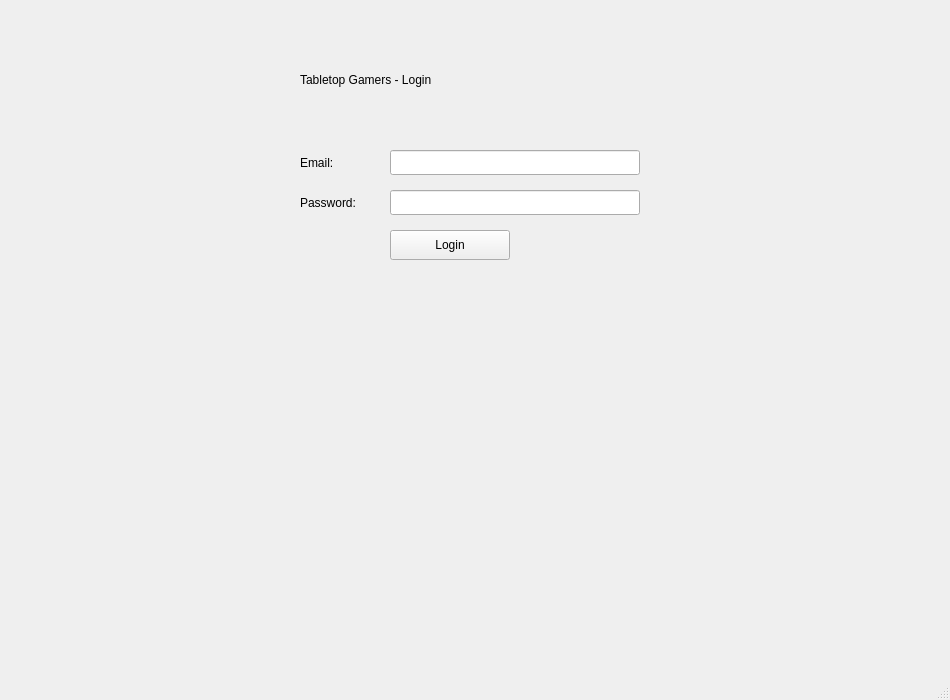
<?xml version="1.0" encoding="UTF-8"?>
<ui version="4.0">
 <class>MainWindow</class>
 <widget class="QMainWindow" name="MainWindow">
  <property name="geometry">
   <rect>
    <x>0</x>
    <y>0</y>
    <width>950</width>
    <height>700</height>
   </rect>
  </property>
  <property name="windowTitle">
   <string>Tabletop Gamers</string>
  </property>
  <widget class="QWidget" name="centralwidget">
   <widget class="QStackedWidget" name="stackedWidget">
    <property name="geometry">
     <rect>
      <x>0</x>
      <y>0</y>
      <width>950</width>
      <height>700</height>
     </rect>
    </property>
    <property name="currentIndex">
     <number>0</number>
    </property>

    <widget class="QWidget" name="login_page">
     <widget class="QLabel" name="title_lbl">
      <property name="geometry">
       <rect>
        <x>300</x>
        <y>60</y>
        <width>350</width>
        <height>40</height>
       </rect>
      </property>
      <property name="text">
       <string>Tabletop Gamers - Login</string>
      </property>
     </widget>
     <widget class="QLabel" name="email_lbl">
      <property name="geometry">
       <rect>
        <x>300</x>
        <y>150</y>
        <width>80</width>
        <height>25</height>
       </rect>
      </property>
      <property name="text">
       <string>Email:</string>
      </property>
     </widget>
     <widget class="QLineEdit" name="email_le">
      <property name="geometry">
       <rect>
        <x>390</x>
        <y>150</y>
        <width>250</width>
        <height>25</height>
       </rect>
      </property>
     </widget>
     <widget class="QLabel" name="password_lbl">
      <property name="geometry">
       <rect>
        <x>300</x>
        <y>190</y>
        <width>80</width>
        <height>25</height>
       </rect>
      </property>
      <property name="text">
       <string>Password:</string>
      </property>
     </widget>
     <widget class="QLineEdit" name="password_le">
      <property name="geometry">
       <rect>
        <x>390</x>
        <y>190</y>
        <width>250</width>
        <height>25</height>
       </rect>
      </property>
      <property name="echoMode">
       <enum>QLineEdit::EchoMode::Password</enum>
      </property>
     </widget>
     <widget class="QPushButton" name="login_btn">
      <property name="geometry">
       <rect>
        <x>390</x>
        <y>230</y>
        <width>120</width>
        <height>30</height>
       </rect>
      </property>
      <property name="text">
       <string>Login</string>
      </property>
     </widget>
     <widget class="QLabel" name="login_error_lbl">
      <property name="geometry">
       <rect>
        <x>300</x>
        <y>270</y>
        <width>340</width>
        <height>25</height>
       </rect>
      </property>
      <property name="styleSheet">
       <string>color: red;</string>
      </property>
      <property name="text">
       <string/>
      </property>
     </widget>
    </widget>

    <widget class="QWidget" name="main_page">
     <widget class="QLabel" name="welcome_lbl">
      <property name="geometry">
       <rect>
        <x>10</x>
        <y>5</y>
        <width>400</width>
        <height>25</height>
       </rect>
      </property>
      <property name="text">
       <string/>
      </property>
     </widget>
     <widget class="QPushButton" name="logout_btn">
      <property name="geometry">
       <rect>
        <x>850</x>
        <y>5</y>
        <width>90</width>
        <height>25</height>
       </rect>
      </property>
      <property name="text">
       <string>Logout</string>
      </property>
     </widget>

     <widget class="QTabWidget" name="tabWidget">
      <property name="geometry">
       <rect>
        <x>0</x>
        <y>35</y>
        <width>950</width>
        <height>665</height>
       </rect>
      </property>
      <property name="currentIndex">
       <number>0</number>
      </property>

      <widget class="QWidget" name="browse_tab">
       <attribute name="title">
        <string>Browse &amp; Search</string>
       </attribute>
       <widget class="QLineEdit" name="search_le">
        <property name="geometry">
         <rect>
          <x>10</x>
          <y>10</y>
          <width>200</width>
          <height>25</height>
         </rect>
        </property>
        <property name="placeholderText">
         <string>Search title...</string>
        </property>
       </widget>
       <widget class="QComboBox" name="category_cb">
        <property name="geometry">
         <rect>
          <x>220</x>
          <y>10</y>
          <width>150</width>
          <height>25</height>
         </rect>
        </property>
       </widget>
       <widget class="QSpinBox" name="players_sb">
        <property name="geometry">
         <rect>
          <x>380</x>
          <y>10</y>
          <width>110</width>
          <height>25</height>
         </rect>
        </property>
        <property name="specialValueText">
         <string>Players</string>
        </property>
        <property name="minimum">
         <number>0</number>
        </property>
        <property name="maximum">
         <number>30</number>
        </property>
       </widget>
       <widget class="QSpinBox" name="age_sb">
        <property name="geometry">
         <rect>
          <x>500</x>
          <y>10</y>
          <width>90</width>
          <height>25</height>
         </rect>
        </property>
        <property name="specialValueText">
         <string>Age</string>
        </property>
        <property name="minimum">
         <number>0</number>
        </property>
        <property name="maximum">
         <number>99</number>
        </property>
       </widget>
       <widget class="QCheckBox" name="available_only_cb">
        <property name="geometry">
         <rect>
          <x>600</x>
          <y>10</y>
          <width>130</width>
          <height>25</height>
         </rect>
        </property>
        <property name="text">
         <string>Available only</string>
        </property>
       </widget>
       <widget class="QPushButton" name="search_btn">
        <property name="geometry">
         <rect>
          <x>740</x>
          <y>10</y>
          <width>90</width>
          <height>25</height>
         </rect>
        </property>
        <property name="text">
         <string>Search</string>
        </property>
       </widget>
       <widget class="QTableWidget" name="catalogue_tb">
        <property name="geometry">
         <rect>
          <x>10</x>
          <y>45</y>
          <width>910</width>
          <height>480</height>
         </rect>
        </property>
        <property name="selectionMode">
         <enum>QAbstractItemView::SelectionMode::ExtendedSelection</enum>
        </property>
        <property name="selectionBehavior">
         <enum>QAbstractItemView::SelectionBehavior::SelectRows</enum>
        </property>
        <attribute name="horizontalHeaderStretchLastSection">
         <bool>false</bool>
        </attribute>
        <attribute name="verticalHeaderVisible">
         <bool>false</bool>
        </attribute>
        <column>
         <property name="text">
          <string>ID</string>
         </property>
        </column>
        <column>
         <property name="text">
          <string>Game</string>
         </property>
        </column>
        <column>
         <property name="text">
          <string>Category</string>
         </property>
        </column>
        <column>
         <property name="text">
          <string>Min Players</string>
         </property>
        </column>
        <column>
         <property name="text">
          <string>Max Players</string>
         </property>
        </column>
        <column>
         <property name="text">
          <string>Min Age</string>
         </property>
        </column>
        <column>
         <property name="text">
          <string>Status</string>
         </property>
        </column>
        <column>
         <property name="text">
          <string>On Hold</string>
         </property>
        </column>
       </widget>
       <widget class="QPushButton" name="borrow_btn">
        <property name="geometry">
         <rect>
          <x>10</x>
          <y>535</y>
          <width>140</width>
          <height>30</height>
         </rect>
        </property>
        <property name="text">
         <string>Borrow Selected</string>
        </property>
       </widget>
       <widget class="QPushButton" name="hold_btn">
        <property name="geometry">
         <rect>
          <x>160</x>
          <y>535</y>
          <width>140</width>
          <height>30</height>
         </rect>
        </property>
        <property name="text">
         <string>Toggle Hold</string>
        </property>
       </widget>
      </widget>

      <widget class="QWidget" name="loans_tab">
       <attribute name="title">
        <string>My Loans</string>
       </attribute>
       <widget class="QTableWidget" name="loans_tb">
        <property name="geometry">
         <rect>
          <x>10</x>
          <y>10</y>
          <width>910</width>
          <height>520</height>
         </rect>
        </property>
        <property name="selectionMode">
         <enum>QAbstractItemView::SelectionMode::ExtendedSelection</enum>
        </property>
        <property name="selectionBehavior">
         <enum>QAbstractItemView::SelectionBehavior::SelectRows</enum>
        </property>
        <attribute name="verticalHeaderVisible">
         <bool>false</bool>
        </attribute>
        <column>
         <property name="text">
          <string>ID</string>
         </property>
        </column>
        <column>
         <property name="text">
          <string>Game</string>
         </property>
        </column>
       </widget>
       <widget class="QPushButton" name="return_btn">
        <property name="geometry">
         <rect>
          <x>10</x>
          <y>540</y>
          <width>140</width>
          <height>30</height>
         </rect>
        </property>
        <property name="text">
         <string>Return Selected</string>
        </property>
       </widget>
      </widget>

      <widget class="QWidget" name="fees_tab">
       <attribute name="title">
        <string>My Fees</string>
       </attribute>
       <widget class="QTableWidget" name="fees_tb">
        <property name="geometry">
         <rect>
          <x>10</x>
          <y>10</y>
          <width>910</width>
          <height>570</height>
         </rect>
        </property>
        <attribute name="verticalHeaderVisible">
         <bool>false</bool>
        </attribute>
        <column>
         <property name="text">
          <string>Year</string>
         </property>
        </column>
        <column>
         <property name="text">
          <string>Paid</string>
         </property>
        </column>
       </widget>
      </widget>

      <widget class="QWidget" name="manage_games_tab">
       <attribute name="title">
        <string>Manage Games</string>
       </attribute>
       <widget class="QLabel" name="name_lbl">
        <property name="geometry">
         <rect>
          <x>10</x>
          <y>10</y>
          <width>80</width>
          <height>25</height>
         </rect>
        </property>
        <property name="text">
         <string>Name:</string>
        </property>
       </widget>
       <widget class="QLineEdit" name="name_le">
        <property name="geometry">
         <rect>
          <x>100</x>
          <y>10</y>
          <width>250</width>
          <height>25</height>
         </rect>
        </property>
       </widget>
       <widget class="QLabel" name="add_cat_lbl">
        <property name="geometry">
         <rect>
          <x>10</x>
          <y>45</y>
          <width>80</width>
          <height>25</height>
         </rect>
        </property>
        <property name="text">
         <string>Category:</string>
        </property>
       </widget>
       <widget class="QComboBox" name="add_cat_cb">
        <property name="geometry">
         <rect>
          <x>100</x>
          <y>45</y>
          <width>250</width>
          <height>25</height>
         </rect>
        </property>
       </widget>
       <widget class="QLabel" name="min_players_lbl">
        <property name="geometry">
         <rect>
          <x>10</x>
          <y>80</y>
          <width>90</width>
          <height>25</height>
         </rect>
        </property>
        <property name="text">
         <string>Min players:</string>
        </property>
       </widget>
       <widget class="QSpinBox" name="min_players_sb">
        <property name="geometry">
         <rect>
          <x>100</x>
          <y>80</y>
          <width>100</width>
          <height>25</height>
         </rect>
        </property>
        <property name="minimum">
         <number>1</number>
        </property>
        <property name="maximum">
         <number>30</number>
        </property>
       </widget>
       <widget class="QLabel" name="max_players_lbl">
        <property name="geometry">
         <rect>
          <x>10</x>
          <y>115</y>
          <width>90</width>
          <height>25</height>
         </rect>
        </property>
        <property name="text">
         <string>Max players:</string>
        </property>
       </widget>
       <widget class="QSpinBox" name="max_players_sb">
        <property name="geometry">
         <rect>
          <x>100</x>
          <y>115</y>
          <width>100</width>
          <height>25</height>
         </rect>
        </property>
        <property name="minimum">
         <number>1</number>
        </property>
        <property name="maximum">
         <number>30</number>
        </property>
       </widget>
       <widget class="QLabel" name="min_age_lbl">
        <property name="geometry">
         <rect>
          <x>10</x>
          <y>150</y>
          <width>90</width>
          <height>25</height>
         </rect>
        </property>
        <property name="text">
         <string>Min age:</string>
        </property>
       </widget>
       <widget class="QSpinBox" name="min_age_sb">
        <property name="geometry">
         <rect>
          <x>100</x>
          <y>150</y>
          <width>100</width>
          <height>25</height>
         </rect>
        </property>
        <property name="minimum">
         <number>0</number>
        </property>
        <property name="maximum">
         <number>99</number>
        </property>
       </widget>
       <widget class="QLabel" name="owner_lbl">
        <property name="geometry">
         <rect>
          <x>10</x>
          <y>185</y>
          <width>90</width>
          <height>25</height>
         </rect>
        </property>
        <property name="text">
         <string>Owner:</string>
        </property>
       </widget>
       <widget class="QComboBox" name="owner_cb">
        <property name="geometry">
         <rect>
          <x>100</x>
          <y>185</y>
          <width>250</width>
          <height>25</height>
         </rect>
        </property>
       </widget>
       <widget class="QPushButton" name="add_game_btn">
        <property name="geometry">
         <rect>
          <x>100</x>
          <y>220</y>
          <width>150</width>
          <height>30</height>
         </rect>
        </property>
        <property name="text">
         <string>Add Game</string>
        </property>
       </widget>
       <widget class="QTableWidget" name="admin_games_tb">
        <property name="geometry">
         <rect>
          <x>400</x>
          <y>10</y>
          <width>520</width>
          <height>400</height>
         </rect>
        </property>
        <attribute name="verticalHeaderVisible">
         <bool>false</bool>
        </attribute>
        <column>
         <property name="text">
          <string>ID</string>
         </property>
        </column>
        <column>
         <property name="text">
          <string>Game</string>
         </property>
        </column>
        <column>
         <property name="text">
          <string>Category</string>
         </property>
        </column>
        <column>
         <property name="text">
          <string>Status</string>
         </property>
        </column>
       </widget>
       <widget class="QCheckBox" name="remove_confirm_cb">
        <property name="geometry">
         <rect>
          <x>400</x>
          <y>415</y>
          <width>300</width>
          <height>25</height>
         </rect>
        </property>
        <property name="text">
         <string>Confirm removal even if on loan</string>
        </property>
       </widget>
       <widget class="QPushButton" name="remove_game_btn">
        <property name="geometry">
         <rect>
          <x>400</x>
          <y>445</y>
          <width>150</width>
          <height>30</height>
         </rect>
        </property>
        <property name="text">
         <string>Remove Selected</string>
        </property>
       </widget>
      </widget>

      <widget class="QWidget" name="manage_members_tab">
       <attribute name="title">
        <string>Manage Members</string>
       </attribute>
       <widget class="QLabel" name="reg_first_lbl">
        <property name="geometry">
         <rect>
          <x>10</x>
          <y>10</y>
          <width>80</width>
          <height>25</height>
         </rect>
        </property>
        <property name="text">
         <string>First name:</string>
        </property>
       </widget>
       <widget class="QLineEdit" name="reg_first_le">
        <property name="geometry">
         <rect>
          <x>100</x>
          <y>10</y>
          <width>200</width>
          <height>25</height>
         </rect>
        </property>
       </widget>
       <widget class="QLabel" name="reg_last_lbl">
        <property name="geometry">
         <rect>
          <x>10</x>
          <y>45</y>
          <width>80</width>
          <height>25</height>
         </rect>
        </property>
        <property name="text">
         <string>Last name:</string>
        </property>
       </widget>
       <widget class="QLineEdit" name="reg_last_le">
        <property name="geometry">
         <rect>
          <x>100</x>
          <y>45</y>
          <width>200</width>
          <height>25</height>
         </rect>
        </property>
       </widget>
       <widget class="QLabel" name="reg_email_lbl">
        <property name="geometry">
         <rect>
          <x>10</x>
          <y>80</y>
          <width>80</width>
          <height>25</height>
         </rect>
        </property>
        <property name="text">
         <string>Email:</string>
        </property>
       </widget>
       <widget class="QLineEdit" name="reg_email_le">
        <property name="geometry">
         <rect>
          <x>100</x>
          <y>80</y>
          <width>250</width>
          <height>25</height>
         </rect>
        </property>
       </widget>
       <widget class="QLabel" name="reg_password_lbl">
        <property name="geometry">
         <rect>
          <x>10</x>
          <y>115</y>
          <width>80</width>
          <height>25</height>
         </rect>
        </property>
        <property name="text">
         <string>Password:</string>
        </property>
       </widget>
       <widget class="QLineEdit" name="reg_password_le">
        <property name="geometry">
         <rect>
          <x>100</x>
          <y>115</y>
          <width>200</width>
          <height>25</height>
         </rect>
        </property>
        <property name="echoMode">
         <enum>QLineEdit::EchoMode::Password</enum>
        </property>
       </widget>
       <widget class="QLabel" name="reg_phone_lbl">
        <property name="geometry">
         <rect>
          <x>10</x>
          <y>150</y>
          <width>80</width>
          <height>25</height>
         </rect>
        </property>
        <property name="text">
         <string>Phone:</string>
        </property>
       </widget>
       <widget class="QLineEdit" name="reg_phone_le">
        <property name="geometry">
         <rect>
          <x>100</x>
          <y>150</y>
          <width>200</width>
          <height>25</height>
         </rect>
        </property>
       </widget>
       <widget class="QCheckBox" name="reg_admin_cb">
        <property name="geometry">
         <rect>
          <x>10</x>
          <y>185</y>
          <width>200</width>
          <height>25</height>
         </rect>
        </property>
        <property name="text">
         <string>Admin</string>
        </property>
       </widget>
       <widget class="QPushButton" name="register_btn">
        <property name="geometry">
         <rect>
          <x>10</x>
          <y>220</y>
          <width>150</width>
          <height>30</height>
         </rect>
        </property>
        <property name="text">
         <string>Register Member</string>
        </property>
       </widget>
       <widget class="QTableWidget" name="members_tb">
        <property name="geometry">
         <rect>
          <x>400</x>
          <y>10</y>
          <width>520</width>
          <height>500</height>
         </rect>
        </property>
        <attribute name="verticalHeaderVisible">
         <bool>false</bool>
        </attribute>
        <column>
         <property name="text">
          <string>ID</string>
         </property>
        </column>
        <column>
         <property name="text">
          <string>Name</string>
         </property>
        </column>
        <column>
         <property name="text">
          <string>Active</string>
         </property>
        </column>
        <column>
         <property name="text">
          <string>Admin</string>
         </property>
        </column>
       </widget>
       <widget class="QPushButton" name="toggle_active_btn">
        <property name="geometry">
         <rect>
          <x>400</x>
          <y>520</y>
          <width>180</width>
          <height>30</height>
         </rect>
        </property>
        <property name="text">
         <string>Toggle Active Status</string>
        </property>
       </widget>
      </widget>

      <widget class="QWidget" name="manage_fees_tab">
       <attribute name="title">
        <string>Manage Fees</string>
       </attribute>
       <widget class="QLabel" name="fee_member_lbl">
        <property name="geometry">
         <rect>
          <x>10</x>
          <y>10</y>
          <width>90</width>
          <height>25</height>
         </rect>
        </property>
        <property name="text">
         <string>Member:</string>
        </property>
       </widget>
       <widget class="QComboBox" name="fee_member_cb">
        <property name="geometry">
         <rect>
          <x>100</x>
          <y>10</y>
          <width>250</width>
          <height>25</height>
         </rect>
        </property>
       </widget>
       <widget class="QTableWidget" name="member_fees_tb">
        <property name="geometry">
         <rect>
          <x>10</x>
          <y>45</y>
          <width>400</width>
          <height>400</height>
         </rect>
        </property>
        <attribute name="verticalHeaderVisible">
         <bool>false</bool>
        </attribute>
        <column>
         <property name="text">
          <string>Year</string>
         </property>
        </column>
        <column>
         <property name="text">
          <string>Paid</string>
         </property>
        </column>
       </widget>
       <widget class="QLabel" name="fee_year_lbl">
        <property name="geometry">
         <rect>
          <x>10</x>
          <y>455</y>
          <width>90</width>
          <height>25</height>
         </rect>
        </property>
        <property name="text">
         <string>Year to pay:</string>
        </property>
       </widget>
       <widget class="QSpinBox" name="fee_year_sb">
        <property name="geometry">
         <rect>
          <x>100</x>
          <y>455</y>
          <width>100</width>
          <height>25</height>
         </rect>
        </property>
        <property name="minimum">
         <number>2000</number>
        </property>
        <property name="maximum">
         <number>2100</number>
        </property>
       </widget>
       <widget class="QPushButton" name="mark_paid_btn">
        <property name="geometry">
         <rect>
          <x>220</x>
          <y>455</y>
          <width>150</width>
          <height>30</height>
         </rect>
        </property>
        <property name="text">
         <string>Mark Paid</string>
        </property>
       </widget>
       <widget class="QLabel" name="run_fees_title_lbl">
        <property name="geometry">
         <rect>
          <x>450</x>
          <y>10</y>
          <width>300</width>
          <height>25</height>
         </rect>
        </property>
        <property name="text">
         <string>Run annual fees for all active members</string>
        </property>
       </widget>
       <widget class="QLabel" name="run_year_lbl">
        <property name="geometry">
         <rect>
          <x>450</x>
          <y>45</y>
          <width>90</width>
          <height>25</height>
         </rect>
        </property>
        <property name="text">
         <string>Year:</string>
        </property>
       </widget>
       <widget class="QSpinBox" name="run_year_sb">
        <property name="geometry">
         <rect>
          <x>540</x>
          <y>45</y>
          <width>100</width>
          <height>25</height>
         </rect>
        </property>
        <property name="minimum">
         <number>2000</number>
        </property>
        <property name="maximum">
         <number>2100</number>
        </property>
       </widget>
       <widget class="QLabel" name="run_amt_lbl">
        <property name="geometry">
         <rect>
          <x>450</x>
          <y>80</y>
          <width>90</width>
          <height>25</height>
         </rect>
        </property>
        <property name="text">
         <string>Amount:</string>
        </property>
       </widget>
       <widget class="QSpinBox" name="run_amt_sb">
        <property name="geometry">
         <rect>
          <x>540</x>
          <y>80</y>
          <width>100</width>
          <height>25</height>
         </rect>
        </property>
        <property name="minimum">
         <number>0</number>
        </property>
        <property name="maximum">
         <number>1000</number>
        </property>
       </widget>
       <widget class="QPushButton" name="run_fees_btn">
        <property name="geometry">
         <rect>
          <x>450</x>
          <y>115</y>
          <width>190</width>
          <height>30</height>
         </rect>
        </property>
        <property name="text">
         <string>Run Annual Fees</string>
        </property>
       </widget>
      </widget>

     </widget>
    </widget>
   </widget>
  </widget>
  <widget class="QStatusBar" name="statusbar"/>
 </widget>
 <resources/>
 <connections/>
</ui>
